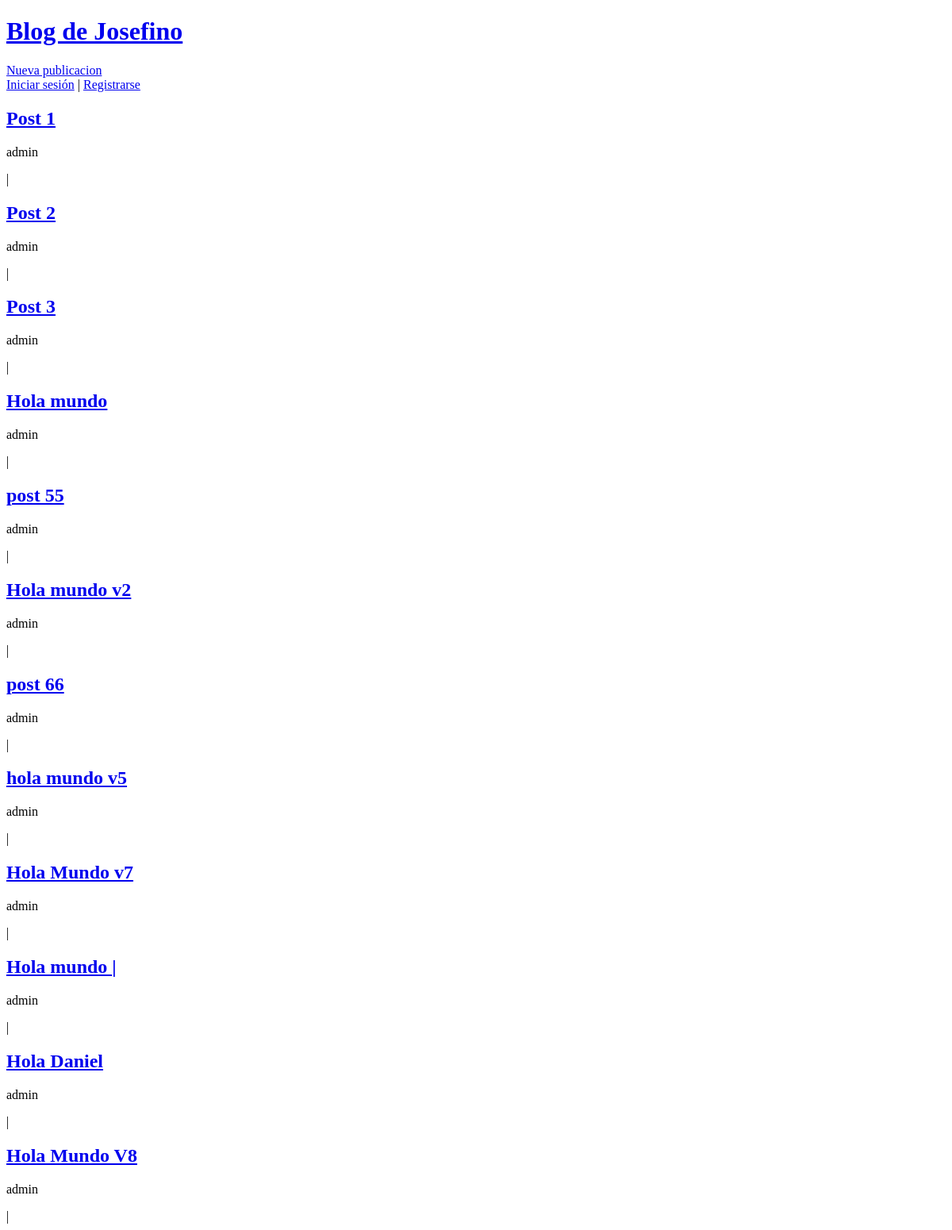
The app's page /, older data.
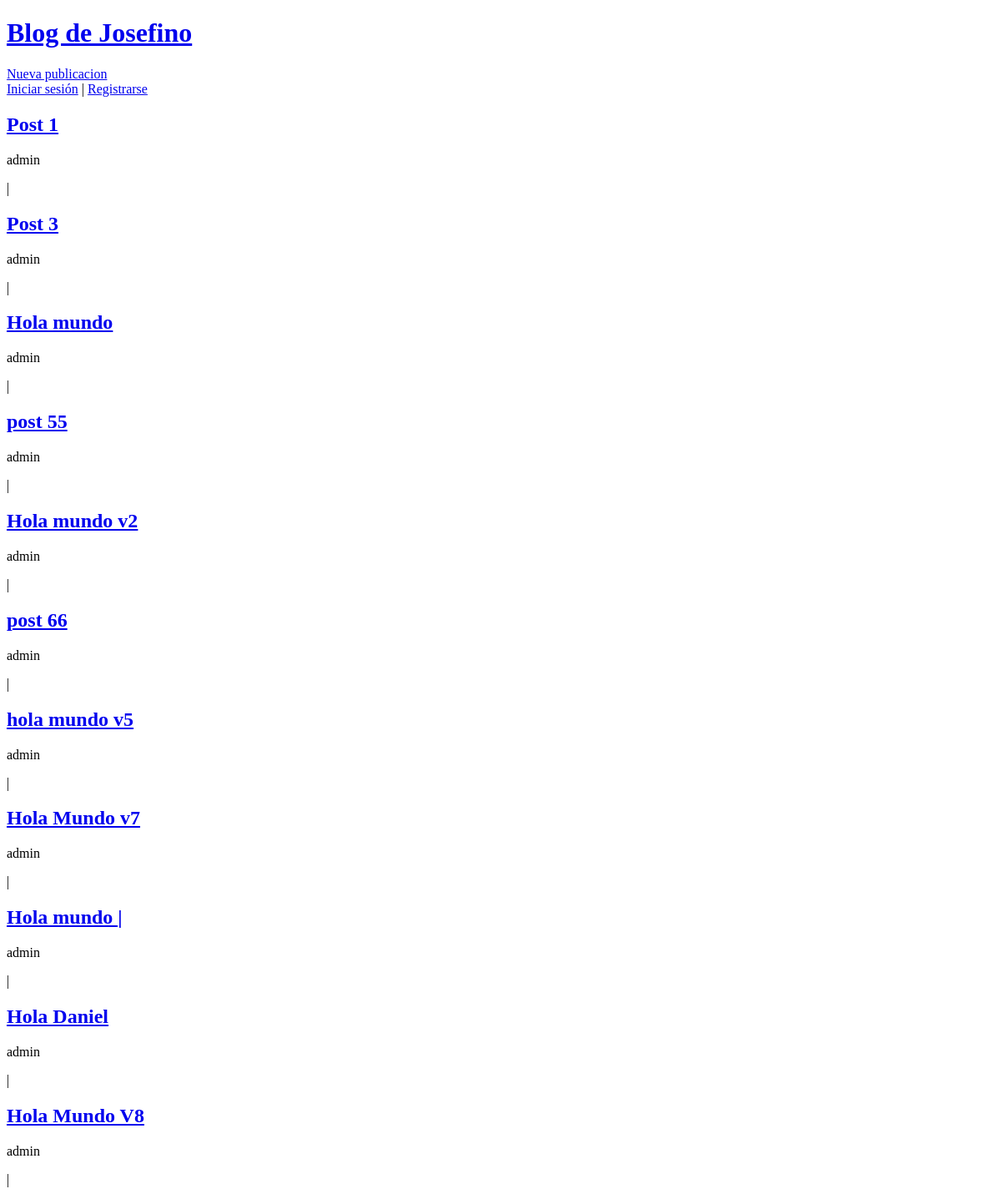
The same page, newer data.
### blog/models.py (models this page shows, shortened)
class Publication(models.Model):
    title = models.CharField(max_length=100)
    body = models.TextField()
    author = models.ForeignKey(
        'auth.User',
        on_delete=models.CASCADE,
    )
    date = models.DateTimeField(auto_now_add=True)
    updated = models.DateTimeField(auto_now=True)

### blog/views.py (the view)
# urls.py: path('', PublicationListView.as_view(), name='publications-list'),
class PublicationListView(ListView):
    model = Publication
    template_name = 'publications-list.html'

### templates/publications-list.html
{% extends "_base.html" %}
{% block content %}
    {% for post in publication_list %}
        <a href="{% url 'publication-detail' post.pk %}"><h2>{{ post.title }}</h2></a>
        <p>{{ post.author }}</p>|
        {% endfor %}
    {% endblock content %}

### templates/_base.html (shortened to what this page needs)
<!DOCTYPE html>
<html lang="en">
<head>
</head>
<body>
    <header>
        <h1><a href="{% url 'publications-list' %}">Blog de Josefino</a></h1>
        <div>
            <a href="{% url 'publication-create' %}">Nueva publicacion</a>
        </div>
    </header>
    {% if user.is_authenticated %}
        <p>Hola, {{ user.username }}</p>
        <form action="{% url 'logout' %}" method="post">
            {% csrf_token %}
            <button type="submit">Cerrar sesión</button>
        </form>
        {% else %}
        <a href="{% url 'login' %}">Iniciar sesión</a> |
        <a href="{% url 'signup' %}">Registrarse</a>
            {% endif %}
    {% block content %}
    {% endblock content %}
</body>
</html>

Row changes from the older to the newer data that the page shows:
removed Publication: title "Post 2", author "admin"
